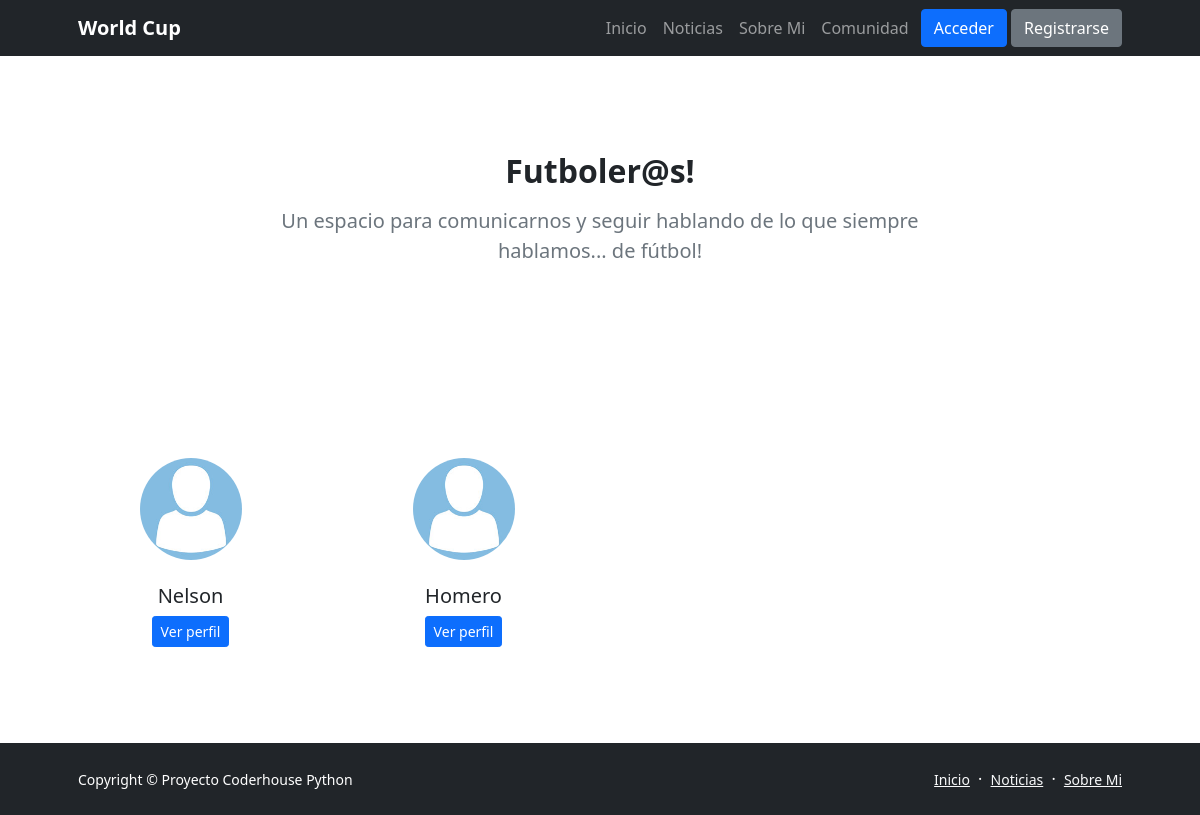
Page /profiles/ on the earlier database version.
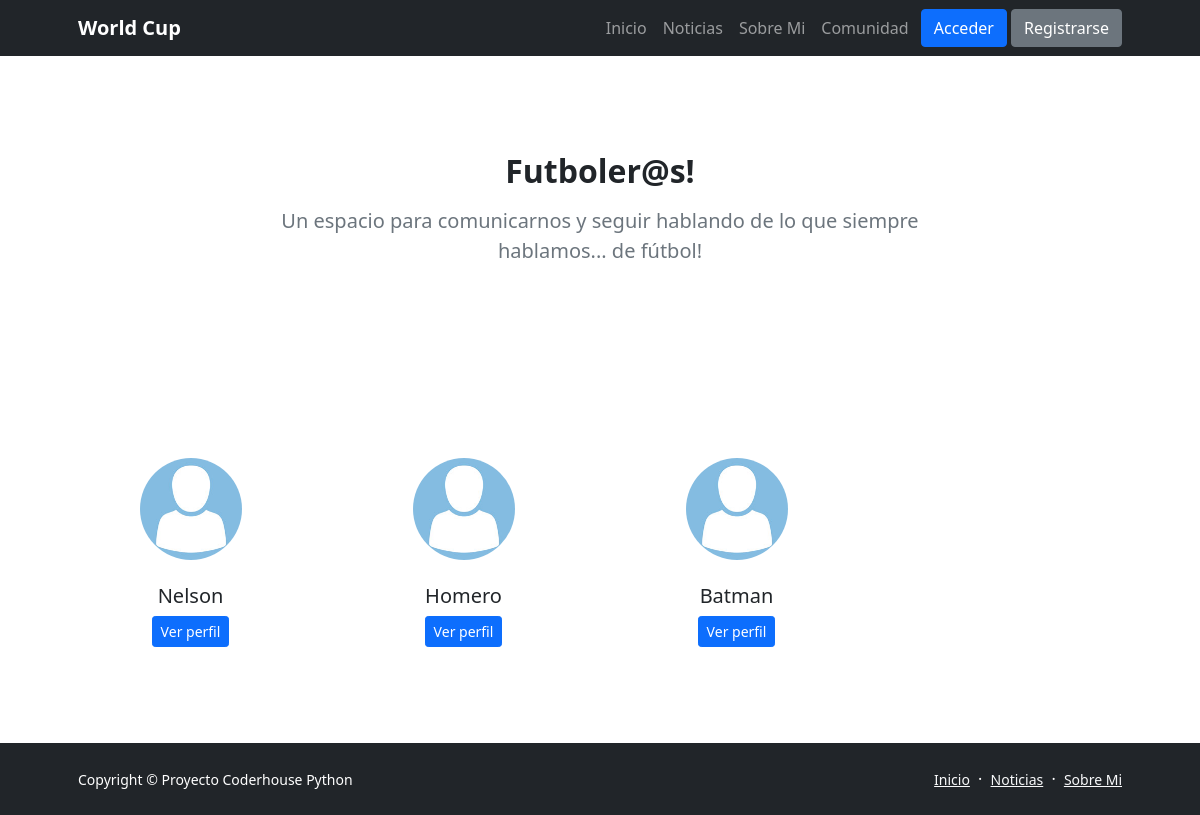
Same page on the later database version.
### registration/models.py (models this page shows)
class Profile(models.Model):
    user = models.OneToOneField(User, on_delete=models.CASCADE)
    avatar = models.ImageField(upload_to='perfiles', null=True, blank=True)
    nombre = models.CharField(max_length=50, null=True, blank=True)
    apellido = models.CharField(max_length=50, null=True, blank=True)
    email = models.EmailField(null=True, blank=True)

### profiles/views.py (the view)
# urls.py: path('', ProfileListView.as_view(), name="ProfileList"),
class ProfileListView(ListView):
    model = Profile
    template_name = 'profiles/profile_list.html'

### profiles/templates/profiles/profile_list.html (shortened to what this page needs)
{% extends 'base.html' %}
{% load static %}
{% block contenido %}
<header class="py-5">
    <div class="container px-5">
        <div class="row justify-content-center">
            <div class="col-lg-8 col-xxl-6">
                <div class="text-center my-5">
                    <h2 class="fw-bolder mb-3">Futboler@s!</h2>
                    <p class="lead fw-normal text-muted mb-4">Un espacio para comunicarnos y seguir hablando de lo que siempre hablamos... de fútbol!</p>
                </div>
            </div>
        </div>
    </div>
</header>
<section class="py-5">
    <div class="container px-5">
        <div class="row gx-5 row-cols-2 row-cols-lg-4 py-5">
            {% for profile in profile_list %}
                <div class="col text-center">
                    {% if profile.avatar %}
                        <img class="img-fluid rounded-circle mb-4 px-4" src="{{profile.avatar.url}}" alt="" width="150px" height="150px" />
                    {% else %}
                        <img class="img-fluid rounded-circle mb-4 px-4" src="{% static 'registration/img/no-avatar.jpg' %}" alt="" width="150px" height="150px" />
                    {% endif %}
                    <div class="h5 mb-2">{{profile.user}}</div>
                    <a class="btn btn-primary btn-sm" href="{% url 'ProfileDetail' profile.user %}">Ver perfil</a>
                </div>
            {% endfor %}
        </div>
    </div>
</section>
{% endblock contenido %}

Differences in the rows shown:
added Profile: user "Batman"
